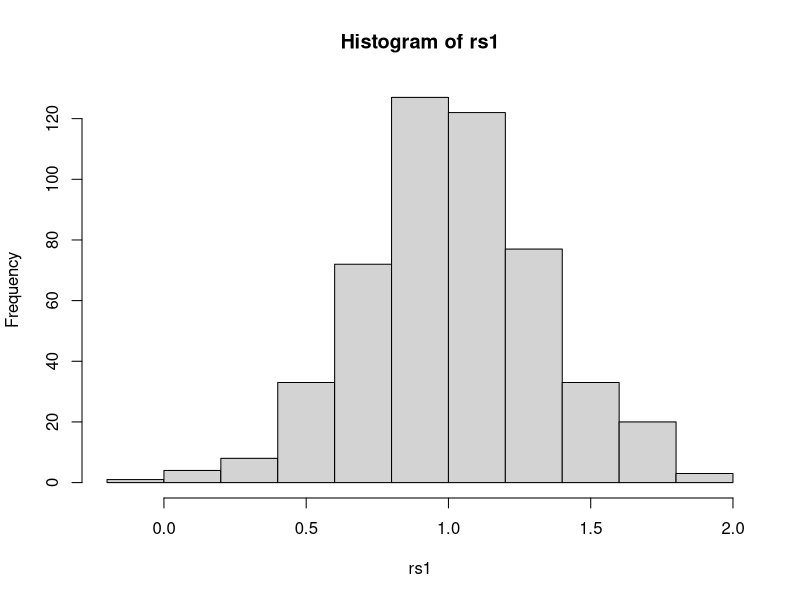
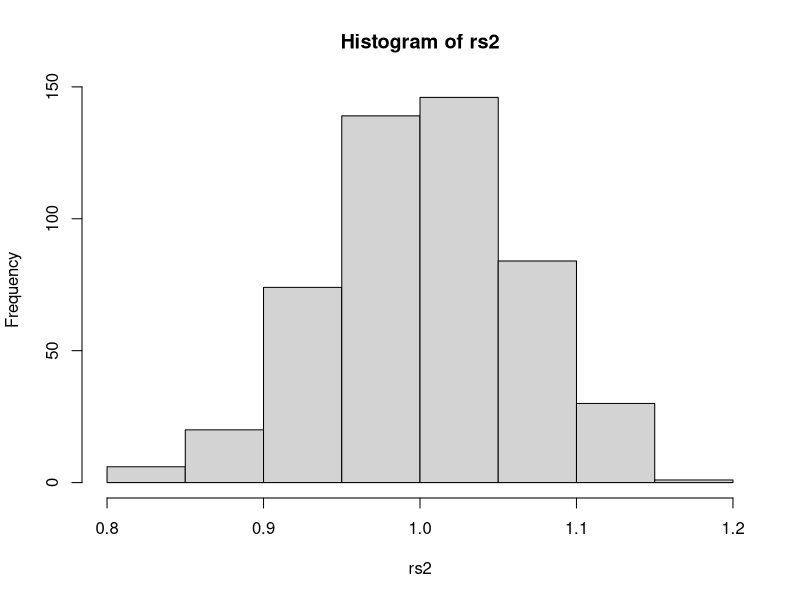

Write R code to recreate these figures, in order.
# initialize random sample 1
rs1<-c()

for (i in 1:500){
  # randomly generate data
  set.seed(i)
  # let n = 20
  norm <- rnorm(20, 1, sqrt(2))
  rs1<-c(rs1,mean(norm))
}

# plot the histogram for sample 1
hist(rs1)

# initialize random sample 2
rs2<-c()

for (i in 1:500){
  # randomly generate data
  set.seed(i)
  # let n = 500
  norm <- rnorm(500, 1, sqrt(2))
  rs2<-c(rs2,mean(norm))
}

# plot the histogram for sample 2
hist(rs2)
